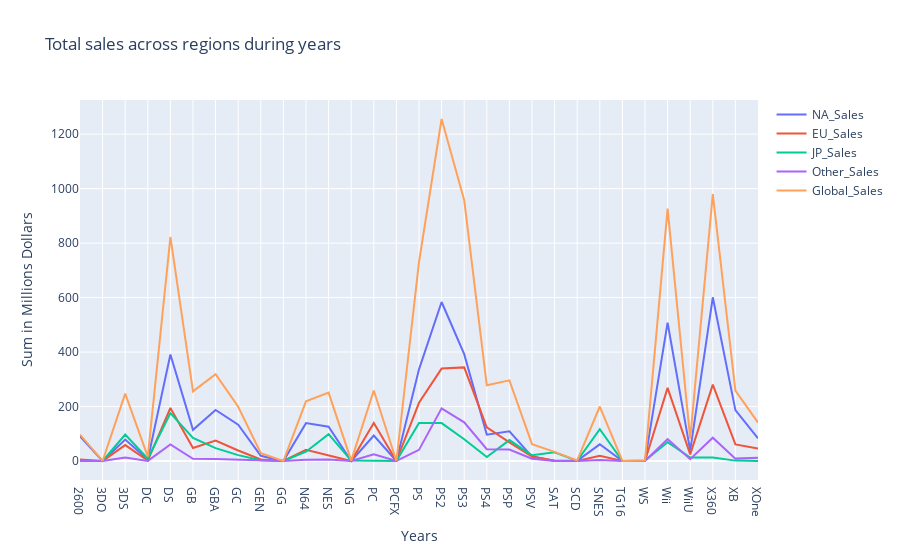

Notebook code for this chart:
### Code cell
fig = go.Figure()
fig.add_trace(go.Scatter(x=df_platform.index, y=df_platform['NA_Sales'],
                    mode='lines',
                    name='NA_Sales'))
fig.add_trace(go.Scatter(x=df_platform.index, y=df_platform['EU_Sales'],
                    mode='lines',
                    name='EU_Sales'))
fig.add_trace(go.Scatter(x=df_platform.index, y=df_platform['JP_Sales'],
                    mode='lines',
                    name='JP_Sales'))
fig.add_trace(go.Scatter(x=df_platform.index, y=df_platform['Other_Sales'],
                    mode='lines',
                    name='Other_Sales'))
fig.add_trace(go.Scatter(x=df_platform.index, y=df_platform['Global_Sales'],
                    mode='lines',
                    name='Global_Sales'))
fig.update_layout(title='Total sales across regions during years',
                   xaxis_title='Years',
                   yaxis_title='Sum in Millions Dollars')
fig.show()

### Figure 1 — Plotly figure (JSON) as saved in the notebook; plotly's stock layout.template omitted (floating-point values rounded to 4 significant figures)
{"data": [{"mode": "lines", "name": "NA_Sales", "type": "scatter", "x": ["2600", "3DO", "3DS", "DC", "DS", "GB", "GBA", "GC", "GEN", "GG", "N64", "NES", "NG", "PC", "PCFX", "PS", "PS2", "PS3", "PS4", "PSP", "PSV", "SAT", "SCD", "SNES", "TG16", "WS", "Wii", "WiiU", "X360", "XB", "XOne"], "y": [90.6, 0, 78.87, 5.43, 390.7, 114.3, 187.5, 133.5, 19.27, 0, 139.0, 125.9, 0, 93.28, 0, 336.5, 583.8, 392.3, 96.8, 109.0, 16.2, 0.72, 1, 61.23, 0, 0, 507.7, 38.32, 601.0, 186.7, 83.19]}, {"mode": "lines", "name": "EU_Sales", "type": "scatter", "x": ["2600", "3DO", "3DS", "DC", "DS", "GB", "GBA", "GC", "GEN", "GG", "N64", "NES", "NG", "PC", "PCFX", "PS", "PS2", "PS3", "PS4", "PSP", "PSV", "SAT", "SCD", "SNES", "TG16", "WS", "Wii", "WiiU", "X360", "XB", "XOne"], "y": [5.47, 0, 58.52, 1.69, 194.6, 47.82, 75.25, 38.71, 5.52, 0, 41.06, 21.15, 0, 139.7, 0, 213.6, 339.3, 343.7, 123.7, 68.25, 16.33, 0.54, 0.36, 19.04, 0, 0, 268.4, 24.23, 280.6, 60.95, 45.65]}, {"mode": "lines", "name": "JP_Sales", "type": "scatter", "x": ["2600", "3DO", "3DS", "DC", "DS", "GB", "GBA", "GC", "GEN", "GG", "N64", "NES", "NG", "PC", "PCFX", "PS", "PS2", "PS3", "PS4", "PSP", "PSV", "SAT", "SCD", "SNES", "TG16", "WS", "Wii", "WiiU", "X360", "XB", "XOne"], "y": [0, 0.1, 97.35, 8.56, 175.6, 85.12, 47.33, 21.58, 2.67, 0.04, 34.22, 98.65, 1.44, 0.17, 0.03, 139.8, 139.2, 79.99, 14.3, 76.79, 20.96, 32.26, 0.45, 116.5, 0.16, 1.42, 69.35, 12.79, 12.43, 1.38, 0.34]}, {"mode": "lines", "name": "Other_Sales", "type": "scatter", "x": ["2600", "3DO", "3DS", "DC", "DS", "GB", "GBA", "GC", "GEN", "GG", "N64", "NES", "NG", "PC", "PCFX", "PS", "PS2", "PS3", "PS4", "PSP", "PSV", "SAT", "SCD", "SNES", "TG16", "WS", "Wii", "WiiU", "X360", "XB", "XOne"], "y": [0.91, 0, 12.63, 0.27, 60.53, 8.2, 7.73, 5.18, 0.89, 0, 4.38, 5.31, 0, 24.86, 0, 40.91, 193.4, 141.9, 43.36, 42.19, 8.45, 0.07, 0.05, 3.22, 0, 0, 80.61, 6.45, 85.54, 8.72, 11.92]}, {"mode": "lines", "name": "Global_Sales", "type": "scatter", "x": ["2600", "3DO", "3DS", "DC", "DS", "GB", "GBA", "GC", "GEN", "GG", "N64", "NES", "NG", "PC", "PCFX", "PS", "PS2", "PS3", "PS4", "PSP", "PSV", "SAT", "SCD", "SNES", "TG16", "WS", "Wii", "WiiU", "X360", "XB", "XOne"], "y": [97.08, 0.1, 247.5, 15.97, 822.5, 255.4, 318.5, 199.4, 28.36, 0.04, 218.9, 251.1, 1.44, 258.8, 0.03, 730.7, 1256.0, 957.8, 278.1, 296.3, 61.93, 33.59, 1.87, 200.1, 0.16, 1.42, 926.7, 81.86, 980.0, 258.3, 141.1]}], "layout": {"title": {"text": "Total sales across regions during years"}, "xaxis": {"title": {"text": "Years"}}, "yaxis": {"title": {"text": "Sum in Millions Dollars"}}}}
